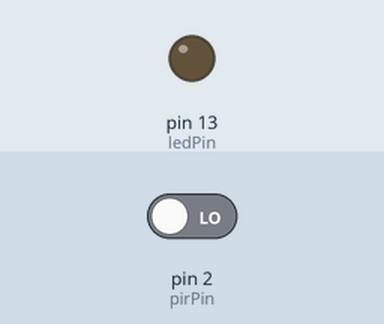
Simulated run of this sketch. Board: Arduino Uno, built with avr-gcc and run on an emulated ATmega328P. Parts: output pins drawn as LEDs (lit = HIGH). Inputs (shaded band) come from the test bench; at power-on: pin 2 (pirPin) LOW.

Above: at 1.2 s.
1.3 s: pin 2 (pirPin) driven HIGH
At 2.2 s:
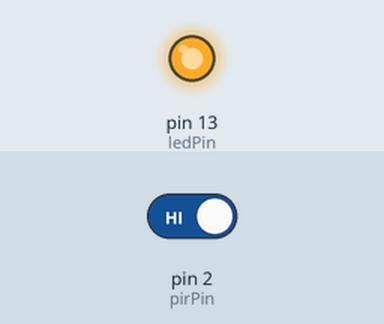
2.8 s: pin 2 (pirPin) driven LOW
At 3.3 s:
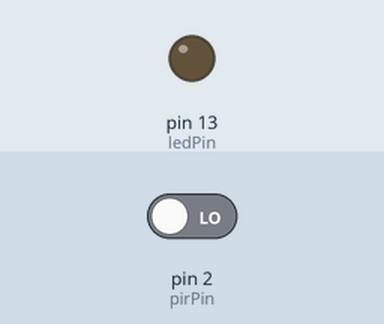
Timing chart, 0 to 5.8 s (numbered marks = the images above; inputs shaded):
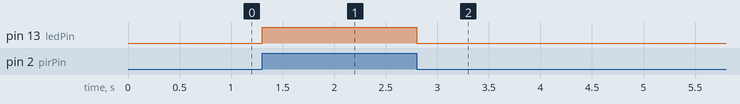

The sketch:

PIR_Motion_Sensor.ino
```cpp
int pirPin = 2;
int ledPin = 13;
void setup(){
   pinMode(pirPin,INPUT);
   pinMode(ledPin,OUTPUT);
}
void loop(){
   int motionDetected = digitalRead(pirPin);
   if(motionDetected == HIGH){
    digitalWrite(ledPin,HIGH);
   }else{
    digitalWrite(ledPin,LOW);
   }
}
```

Measured:
- after the input at 1.3 s, pin 13 (ledPin): LOW → HIGH at once
- after the input at 2.8 s, pin 13 (ledPin): HIGH → LOW at once
